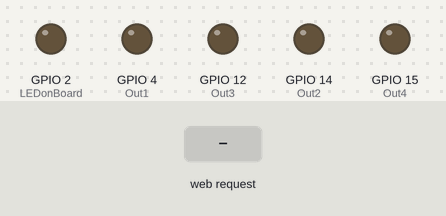
A sketch run on a simulated ESP8266 (NodeMCU). Shown: output pins drawn as LEDs (lit = HIGH). Inputs (shaded band) come from the test bench. WiFi joins after 1.5 s; servers stay silent unless stated; what the sketch prints to the serial monitor is not drawn.

Above: at 0.0 s.
At 3.7 s:
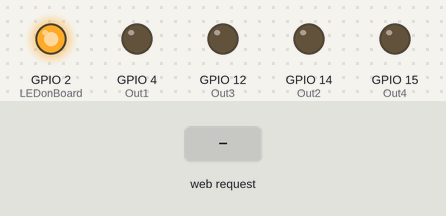
3.8 s: HTTP request GET /setPOS received
Timing chart, 0 to 6.8 s (numbered marks = the images above; inputs shaded):
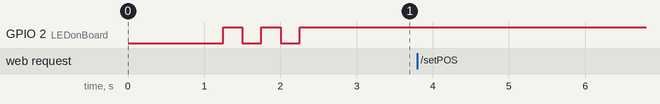

The sketch:

Wi-Fi_Controlled_4X4_Wheeled_Robot.ino
```cpp
/*
 * Arduino code for controlling a 4X4 wheeled robot with an ESP8266 using a browser on a device in local network.
 *
 *
 * Made by KushagraK7: https://www.instructables.com/member/KushagraK7/
 *
 * The ESP8266 and the controlling device such as the laptop or the smartphone should be in the same local network.
 *
 *
 */

#include <ESP8266WiFi.h>
#include <ESP8266WebServer.h>

#include "PageIndex.h"; //--> Include the contents of the User Interface Web page, stored in the same folder as the .ino file

#define LEDonBoard 2  //--> Defining an On Board LED, used as an indicator during the process of connecting to a wifi router

//PWM outputs for the motors
#define Out1 4
#define Out2 14
#define Out3 12
#define Out4 15

//----------------------------------------SSID and Password of your WiFi router
const char *ssid = "WiFi_SSID";
const char *password = "WiFi_Password";
//----------------------------------------

int p = 0;
int m = 1;
int ld = 0;
int rd = 0;
int sp;
float spe = 0;

int acc = 1; //The rate at which the speed of the motors change.

int LeftSpeed = 0;
int RightSpeed = 0;

String POS;
String LDir;
String RDir;

ESP8266WebServer server(80);  //--> Server on port 80

//----------------------------------------This routine is executed when you open NodeMCU ESP8266 IP Address in browser
void handleRoot() {
 String s = MAIN_page; //Read HTML contents
 server.send(200, "text/html", s); //Send web page
}
//----------------------------------------

//----------------------------------------Procedure for handling servo control
void setSpeed()
{
  POS = server.arg("POS");

  p = POS.toInt();

  Serial.print("Position:  ");
  Serial.print(p);
  Serial.print("  Direction:  ");
  Serial.println(m);
  server.send(200, "text/plane","");


}

void setLDir()
{
  LDir = server.arg("LDir");

  if(LDir.length()  != 0) ld = LDir.toInt();


  Serial.print("Position:  ");
  Serial.print(p);
  Serial.print("  Direction:  ");
  Serial.println(m);
  server.send(200, "text/plane","");

}

void setRDir()
{
  RDir = server.arg("RDir");

  if(RDir.length()  != 0) rd = RDir.toInt();


  Serial.print("Position:  ");
  Serial.print(p);
  Serial.print("  Direction:  ");
  Serial.println(m);
  server.send(200, "text/plane","");

}


void run(int ls, int rs)
{
  if(ls > 0 && ls <= 255)
  {
    digitalWrite(Out2, LOW);
    analogWrite(Out1, ls);
  }

  if(ls < 0 && ls >= -255)
  {
    digitalWrite(Out1, LOW);
    analogWrite(Out2, -ls);
  }

  else
  {
    digitalWrite(Out2, LOW);
    digitalWrite(Out1, LOW);
  }


  if(rs > 0 && rs <= 255)
  {
    digitalWrite(Out4, LOW);
    analogWrite(Out3, rs);
  }

  if(rs < 0 && rs >= -255)
  {
    digitalWrite(Out3, LOW);
    analogWrite(Out4, -rs);
  }

  else
  {
    digitalWrite(Out4, LOW);
    digitalWrite(Out3, LOW);
  }

}


//----------------------------------------
//----------------------------------------Setup----------------------------------------
void setup() {
  Serial.begin(115200);
  delay(1000);

  pinMode(Out1, OUTPUT);
  pinMode(Out2, OUTPUT);
  pinMode(Out3, OUTPUT);
  pinMode(Out4, OUTPUT);


  WiFi.begin(ssid, password); //--> Connect to your WiFi router
  Serial.println("");

  pinMode(LEDonBoard,OUTPUT); //--> On Board LED port Direction output
  digitalWrite(LEDonBoard, HIGH); //--> Turn off Led On Board

  //----------------------------------------Wait for connection
  Serial.print("Connecting");
  while (WiFi.status() != WL_CONNECTED) {
    Serial.print(".");
    //----------------------------------------Make the On Board Flashing LED on the process of connecting to the wifi router.
    digitalWrite(LEDonBoard, LOW);
    delay(250);
    digitalWrite(LEDonBoard, HIGH);
    delay(250);
    //----------------------------------------
  }
  //----------------------------------------
  digitalWrite(LEDonBoard, HIGH); //--> Turn off the On Board LED when it is connected to the wifi router.
  //----------------------------------------If connection is successful then show IP address in serial monitor
  Serial.println("");
  Serial.print("Successfully connected to : ");
  Serial.println(ssid);
  Serial.print("IP address: ");
  Serial.println(WiFi.localIP());
  //----------------------------------------

  //----------------------------------------Initialize Webserver
  server.on("/",handleRoot);  //--> Routine to handle at root location. This is to display web page.
  server.on("/setPOS", setSpeed);
  server.on("/setLDir", setLDir);
  server.on("/setRDir", setRDir);
  server.begin();
  Serial.println("HTTP server started");
}
//------------------------------------------------------------------------------------
//----------------------------------------Loop----------------------------------------
void loop() {
 server.handleClient();

 sp = map(p, 0, 100, 0, 254);//Mapping max speed from range of 0-100 to range of 0-254.


 if(LeftSpeed < sp*ld) LeftSpeed+= acc;
 if(LeftSpeed > sp*ld) LeftSpeed-= acc;

 if(RightSpeed < sp*rd) RightSpeed+= acc;
 if(RightSpeed > sp*rd) RightSpeed-= acc;

 run(LeftSpeed, RightSpeed);
}
//------------------------------------------------------------------------------------
```

PageIndex.h
```cpp
const char MAIN_page[] PROGMEM = R"=====(

<!DOCTYPE html>
<html>
  <head>
    <meta name="viewport" content="width=device-width, initial-scale=1">
    <style>
      html {
        font-family: Arial;
        display: inline-block;
        margin: 0px auto;
        text-align: center;
      }

      .container {
        height: 200px;
        position: relative;
      }

      .center {
        margin: 0;
        position: absolute;
        top: 50%;
        left: 50%;
        -ms-transform: translate(-50%, -50%);
        transform: translate(-50%, -50%);
      }

      .slidecontainer {
        width: 100%;
      }

      .slider {
        -webkit-appearance: none;
        width: 50%;
        height: 15px;
        border-radius: 5px;
        background: #d3d3d3;
        outline: none;
        opacity: 0.7;
        -webkit-transition: .2s;
        transition: opacity .2s;
      }

      .slider:hover {
        opacity: 1;
      }

      .slider::-webkit-slider-thumb {
        -webkit-appearance: none;
        appearance: none;
        width: 25px;
        height: 25px;
        border-radius: 50%;
        background: #FFA500;
        cursor: pointer;
      }

      .slider::-moz-range-thumb {
        width: 25px;
        height: 25px;
        border-radius: 50%;
        background: #FFA500;
        cursor: pointer;
      }

    .box-group box{
      background-color: #808080;
      width: 300px;
      border: 15px grey;
      color: grey;
      padding: 50px;
      margin: 20px;
    }

	  .btn-group button {


		background-color: #FFA500; /* Orange background */
		border: none;
		color: white; /* White text */
		padding: 15px 45px; /* Some padding */
		cursor: pointer; /* Pointer/hand icon */

	  }

/* Clear floats (clearfix hack) */
.btn-group:after {
  content: "";
  clear: both;
  display: table;
}

.btn-group button:not(:last-child) {
  border-right: none; /* Prevent double borders */
}

/* Add a background color on hover */
.btn-group button:hover {
  background-color: #FF8C00;
}
    </style>
  </head>
  <body style="background-color:grey;">


    <h1>Wheeled Robot Control Panel</h1>


      <p>Max Speed : <span id="v1"></span></p>
	    <p>Direction : <span id="dir"></span></p>

    <div class="slidecontainer">
      <input
	  type="range" orient="vertical" min="0" max="100" value="0" class="slider" id="myRange"
	  >

	</div>


    <div class="container">
        <div class="center">
            <div class="btn-group">
          	  <button Forward onmousedown="forward()" ontouchstart="forward()" onmouseup="stop()" ontouchend="stop()" > Forward </button>
            </div>

            <div class="box-group">
            <button> </button>
            </div>

            <div class="btn-group">
              <button Left onmousedown="Left()" ontouchstart="Left()" onmouseup="stop()" ontouchend="stop()"> Left </button>
              <button Stop onclick= "stop()" > Stop </button>
              <button Right onmousedown="Right()" ontouchstart="Right()" onmouseup="stop()" ontouchend="stop()"> Right </button>
            </div>

            <div class="box-group">
            <button> </button>
            </div>

            <div class="btn-group">
          	  <button Reverse onmousedown="reverse()" ontouchstart="reverse()" onmouseup="stop()" ontouchend="stop()"> Reverse </button>
            </div>
        </div>
    </div>


    <script>
      function sendData(pos) {
        var xhttp = new XMLHttpRequest();
        xhttp.onreadystatechange = function() {
          if (this.readyState == 4 && this.status == 200) {
            console.log(this.responseText);
          }
        };
        xhttp.open("GET", "setPOS?POS="+pos, true);
        xhttp.send();
      }

      function sendLDir(Ldir) {
        var xhttp = new XMLHttpRequest();
        xhttp.onreadystatechange = function() {
          if (this.readyState == 4 && this.status == 200) {
            console.log(this.responseText);
          }
        };
        xhttp.open("GET", "setLDir?LDir="+Ldir, true);
        xhttp.send();
      }

      function sendRDir(Rdir) {
        var xhttp = new XMLHttpRequest();
        xhttp.onreadystatechange = function() {
          if (this.readyState == 4 && this.status == 200) {
            console.log(this.responseText);
          }
        };
        xhttp.open("GET", "setRDir?RDir="+Rdir, true);
        xhttp.send();
      }


		function reverse() {
			dir.innerHTML = "Reverse";

      sendLDir("-1");
      sendRDir("-1");
    }

		function forward() {
			dir.innerHTML = "Forward";

      sendLDir("1");
      sendRDir("1");
		}

		function stop()	{
      sendLDir("0");
      sendRDir("0");
		}

    function Left(){
      dir.innerHTML = "Left";
      sendLDir("1");
      sendRDir("-1");
    }

    function Right(){
      dir.innerHTML = "Right";
      sendLDir("-1");
      sendRDir("1");
    }


      var slider = document.getElementById("myRange");
      var output = document.getElementById("v1");
      output.innerHTML = slider.value;


      slider.oninput = function() {
        output.innerHTML = this.value;
        sendData(output.innerHTML);
      }
    </script>

  </body>
</html>

)=====";
```

Measured:
- after the input at 3.8 s, every drawn part: stays the same
